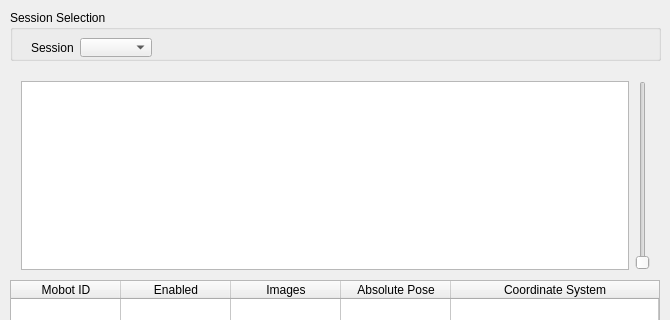
<?xml version="1.0" encoding="UTF-8"?>
<ui version="4.0">
 <class>Mobots_Info</class>
 <widget class="QMainWindow" name="Mobots_Info">
  <property name="geometry">
   <rect>
    <x>0</x>
    <y>0</y>
    <width>670</width>
    <height>320</height>
   </rect>
  </property>
  <property name="sizePolicy">
   <sizepolicy hsizetype="Fixed" vsizetype="Fixed">
    <horstretch>0</horstretch>
    <verstretch>0</verstretch>
   </sizepolicy>
  </property>
  <property name="minimumSize">
   <size>
    <width>670</width>
    <height>320</height>
   </size>
  </property>
  <property name="maximumSize">
   <size>
    <width>670</width>
    <height>320</height>
   </size>
  </property>
  <property name="windowTitle">
   <string>Mobots_Info</string>
  </property>
  <property name="iconSize">
   <size>
    <width>150</width>
    <height>150</height>
   </size>
  </property>
  <widget class="QWidget" name="centralWidget">
   <property name="sizePolicy">
    <sizepolicy hsizetype="Fixed" vsizetype="Fixed">
     <horstretch>0</horstretch>
     <verstretch>0</verstretch>
    </sizepolicy>
   </property>
   <widget class="QTableWidget" name="mobotTable">
    <property name="geometry">
     <rect>
      <x>10</x>
      <y>280</y>
      <width>650</width>
      <height>240</height>
     </rect>
    </property>
    <property name="sizePolicy">
     <sizepolicy hsizetype="Fixed" vsizetype="Fixed">
      <horstretch>0</horstretch>
      <verstretch>0</verstretch>
     </sizepolicy>
    </property>
    <property name="minimumSize">
     <size>
      <width>650</width>
      <height>240</height>
     </size>
    </property>
    <property name="maximumSize">
     <size>
      <width>650</width>
      <height>240</height>
     </size>
    </property>
    <property name="focusPolicy">
     <enum>Qt::NoFocus</enum>
    </property>
    <property name="layoutDirection">
     <enum>Qt::LeftToRight</enum>
    </property>
    <property name="frameShape">
     <enum>QFrame::StyledPanel</enum>
    </property>
    <property name="frameShadow">
     <enum>QFrame::Plain</enum>
    </property>
    <property name="verticalScrollBarPolicy">
     <enum>Qt::ScrollBarAsNeeded</enum>
    </property>
    <property name="editTriggers">
     <set>QAbstractItemView::NoEditTriggers</set>
    </property>
    <property name="showDropIndicator" stdset="0">
     <bool>false</bool>
    </property>
    <property name="dragDropOverwriteMode">
     <bool>false</bool>
    </property>
    <property name="iconSize">
     <size>
      <width>40</width>
      <height>40</height>
     </size>
    </property>
    <property name="textElideMode">
     <enum>Qt::ElideMiddle</enum>
    </property>
    <property name="showGrid">
     <bool>true</bool>
    </property>
    <property name="gridStyle">
     <enum>Qt::SolidLine</enum>
    </property>
    <property name="sortingEnabled">
     <bool>false</bool>
    </property>
    <property name="wordWrap">
     <bool>true</bool>
    </property>
    <property name="cornerButtonEnabled">
     <bool>true</bool>
    </property>
    <attribute name="horizontalHeaderVisible">
     <bool>true</bool>
    </attribute>
    <attribute name="horizontalHeaderCascadingSectionResizes">
     <bool>false</bool>
    </attribute>
    <attribute name="horizontalHeaderDefaultSectionSize">
     <number>110</number>
    </attribute>
    <attribute name="horizontalHeaderHighlightSections">
     <bool>true</bool>
    </attribute>
    <attribute name="horizontalHeaderMinimumSectionSize">
     <number>110</number>
    </attribute>
    <attribute name="horizontalHeaderShowSortIndicator" stdset="0">
     <bool>false</bool>
    </attribute>
    <attribute name="horizontalHeaderStretchLastSection">
     <bool>true</bool>
    </attribute>
    <attribute name="verticalHeaderVisible">
     <bool>false</bool>
    </attribute>
    <attribute name="verticalHeaderCascadingSectionResizes">
     <bool>false</bool>
    </attribute>
    <attribute name="verticalHeaderDefaultSectionSize">
     <number>40</number>
    </attribute>
    <attribute name="verticalHeaderHighlightSections">
     <bool>true</bool>
    </attribute>
    <attribute name="verticalHeaderMinimumSectionSize">
     <number>40</number>
    </attribute>
    <attribute name="verticalHeaderShowSortIndicator" stdset="0">
     <bool>false</bool>
    </attribute>
    <attribute name="verticalHeaderStretchLastSection">
     <bool>false</bool>
    </attribute>
    <row>
     <property name="text">
      <string>Mobot 1</string>
     </property>
    </row>
    <row>
     <property name="text">
      <string>Mobot 2</string>
     </property>
    </row>
    <row>
     <property name="text">
      <string>Mobot 3</string>
     </property>
    </row>
    <column>
     <property name="text">
      <string>Mobot ID</string>
     </property>
    </column>
    <column>
     <property name="text">
      <string>Enabled</string>
     </property>
     <property name="textAlignment">
      <set>AlignHCenter|AlignVCenter|AlignCenter</set>
     </property>
    </column>
    <column>
     <property name="text">
      <string>Images</string>
     </property>
    </column>
    <column>
     <property name="text">
      <string>Absolute Pose</string>
     </property>
    </column>
    <column>
     <property name="text">
      <string>Coordinate System</string>
     </property>
    </column>
    <item row="0" column="0">
     <property name="text">
      <string/>
     </property>
     <property name="flags">
      <set>ItemIsEnabled</set>
     </property>
    </item>
    <item row="0" column="1">
     <property name="text">
      <string/>
     </property>
     <property name="textAlignment">
      <set>AlignLeft|AlignVCenter</set>
     </property>
     <property name="flags">
      <set>ItemIsEnabled</set>
     </property>
    </item>
    <item row="0" column="2">
     <property name="text">
      <string/>
     </property>
     <property name="flags">
      <set>ItemIsEnabled</set>
     </property>
    </item>
    <item row="0" column="3">
     <property name="text">
      <string/>
     </property>
     <property name="flags">
      <set>ItemIsEnabled</set>
     </property>
    </item>
    <item row="0" column="4">
     <property name="text">
      <string/>
     </property>
     <property name="textAlignment">
      <set>AlignHCenter|AlignVCenter|AlignCenter</set>
     </property>
     <property name="flags">
      <set>ItemIsEnabled</set>
     </property>
    </item>
    <item row="1" column="0">
     <property name="text">
      <string/>
     </property>
     <property name="flags">
      <set>ItemIsEnabled</set>
     </property>
    </item>
    <item row="1" column="1">
     <property name="text">
      <string/>
     </property>
     <property name="flags">
      <set>ItemIsEnabled</set>
     </property>
    </item>
    <item row="1" column="2">
     <property name="text">
      <string/>
     </property>
     <property name="flags">
      <set>ItemIsEnabled</set>
     </property>
    </item>
    <item row="1" column="3">
     <property name="text">
      <string/>
     </property>
     <property name="flags">
      <set>ItemIsEnabled</set>
     </property>
    </item>
    <item row="1" column="4">
     <property name="text">
      <string/>
     </property>
     <property name="textAlignment">
      <set>AlignHCenter|AlignVCenter|AlignCenter</set>
     </property>
     <property name="flags">
      <set>ItemIsEnabled</set>
     </property>
    </item>
    <item row="2" column="0">
     <property name="text">
      <string/>
     </property>
     <property name="flags">
      <set>ItemIsEnabled</set>
     </property>
    </item>
    <item row="2" column="1">
     <property name="text">
      <string/>
     </property>
     <property name="flags">
      <set>ItemIsEnabled</set>
     </property>
    </item>
    <item row="2" column="2">
     <property name="text">
      <string/>
     </property>
     <property name="flags">
      <set>ItemIsEnabled</set>
     </property>
    </item>
    <item row="2" column="3">
     <property name="text">
      <string/>
     </property>
     <property name="flags">
      <set>ItemIsEnabled</set>
     </property>
    </item>
    <item row="2" column="4">
     <property name="text">
      <string/>
     </property>
     <property name="textAlignment">
      <set>AlignHCenter|AlignVCenter|AlignCenter</set>
     </property>
     <property name="flags">
      <set>ItemIsEnabled</set>
     </property>
    </item>
   </widget>
   <widget class="QGroupBox" name="sessionSelection">
    <property name="geometry">
     <rect>
      <x>10</x>
      <y>10</y>
      <width>651</width>
      <height>51</height>
     </rect>
    </property>
    <property name="accessibleName">
     <string/>
    </property>
    <property name="title">
     <string>Session Selection</string>
    </property>
    <widget class="QWidget" name="horizontalLayoutWidget">
     <property name="geometry">
      <rect>
       <x>10</x>
       <y>17</y>
       <width>631</width>
       <height>41</height>
      </rect>
     </property>
     <layout class="QHBoxLayout" name="horizontalLayout">
      <item>
       <widget class="QLabel" name="sessionLabel">
        <property name="text">
         <string>Session</string>
        </property>
       </widget>
      </item>
      <item>
       <widget class="QComboBox" name="sessionCombo"/>
      </item>
      <item>
       <spacer name="sessionSpacer">
        <property name="orientation">
         <enum>Qt::Horizontal</enum>
        </property>
        <property name="sizeHint" stdset="0">
         <size>
          <width>40</width>
          <height>20</height>
         </size>
        </property>
       </spacer>
      </item>
     </layout>
    </widget>
   </widget>
   <widget class="QWidget" name="horizontalLayoutWidget_2">
    <property name="geometry">
     <rect>
      <x>10</x>
      <y>70</y>
      <width>651</width>
      <height>211</height>
     </rect>
    </property>
    <layout class="QHBoxLayout" name="horizontalLayout_3">
     <item>
      <widget class="QTableView" name="mobotInfoTable"/>
     </item>
     <item>
      <widget class="QSlider" name="verticalSlider">
       <property name="orientation">
        <enum>Qt::Vertical</enum>
       </property>
      </widget>
     </item>
    </layout>
   </widget>
  </widget>
 </widget>
 <layoutdefault spacing="6" margin="11"/>
 <tabstops>
  <tabstop>sessionCombo</tabstop>
 </tabstops>
 <resources/>
 <connections/>
</ui>
